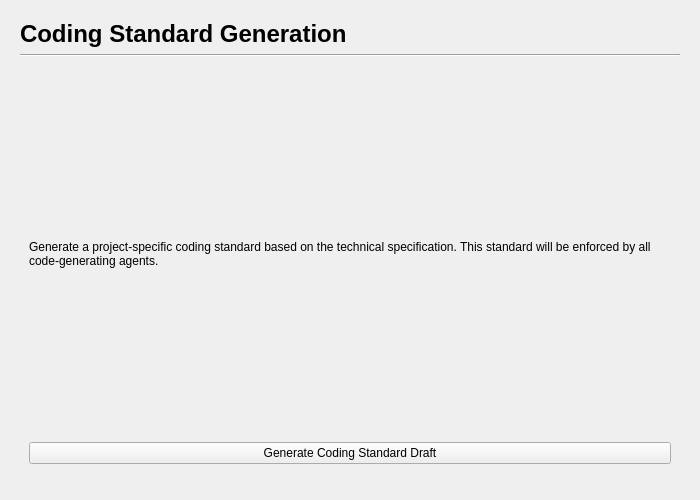
<?xml version="1.0" encoding="UTF-8"?>
<ui version="4.0">
 <class>CodingStandardPage</class>
 <widget class="QWidget" name="CodingStandardPage">
  <property name="geometry">
   <rect>
    <x>0</x>
    <y>0</y>
    <width>700</width>
    <height>500</height>
   </rect>
  </property>
  <property name="windowTitle">
   <string>Form</string>
  </property>
  <layout class="QVBoxLayout" name="verticalLayout">
   <property name="leftMargin">
    <number>20</number>
   </property>
   <property name="topMargin">
    <number>20</number>
   </property>
   <property name="rightMargin">
    <number>20</number>
   </property>
   <property name="bottomMargin">
    <number>20</number>
   </property>
   <item>
    <widget class="QLabel" name="headerLabel">
     <property name="text">
      <string>Coding Standard Generation</string>
     </property>
     <property name="styleSheet">
      <string notr="true">font-size: 18pt; font-weight: bold;</string>
     </property>
    </widget>
   </item>
   <item>
    <widget class="Line" name="line">
     <property name="orientation">
      <enum>Qt::Horizontal</enum>
     </property>
    </widget>
   </item>
   <item>
    <widget class="QStackedWidget" name="stackedWidget">
     <widget class="QWidget" name="generatePage">
      <layout class="QVBoxLayout" name="verticalLayout_2">
       <item>
        <widget class="QLabel" name="instructionLabel">
         <property name="text">
          <string>Generate a project-specific coding standard based on the technical specification. This standard will be enforced by all code-generating agents.</string>
         </property>
         <property name="wordWrap">
          <bool>true</bool>
         </property>
        </widget>
       </item>
       <item>
        <widget class="QPushButton" name="generateButton">
         <property name="text">
          <string>Generate Coding Standard Draft</string>
         </property>
        </widget>
       </item>
       <item>
        <spacer name="verticalSpacer">
         <property name="orientation">
          <enum>Qt::Vertical</enum>
         </property>
         <property name="sizeType">
          <enum>QSizePolicy::Expanding</enum>
         </property>
        </spacer>
       </item>
      </layout>
     </widget>
     <widget class="QWidget" name="reviewPage">
      <layout class="QVBoxLayout" name="verticalLayout_3">
       <item>
        <widget class="QLabel" name="reviewHeaderLabel">
         <property name="text">
          <string>Review Coding Standard</string>
         </property>
         <property name="styleSheet">
          <string notr="true">font-size: 14pt;</string>
         </property>
        </widget>
       </item>
       <item>
        <widget class="QTextEdit" name="standardTextEdit"/>
       </item>
       <item>
        <widget class="QLabel" name="feedbackLabel">
         <property name="text">
          <string>Provide feedback for refinement (optional):</string>
         </property>
        </widget>
       </item>
       <item>
        <widget class="QPlainTextEdit" name="feedbackTextEdit">
         <property name="maximumSize">
          <size>
           <width>16777215</width>
           <height>100</height>
          </size>
         </property>
        </widget>
       </item>
       <item>
        <layout class="QHBoxLayout" name="horizontalLayout">
         <item>
          <spacer name="horizontalSpacer">
           <property name="orientation">
            <enum>Qt::Horizontal</enum>
           </property>
           <property name="sizeHint" stdset="0">
            <size>
             <width>40</width>
             <height>20</height>
            </size>
           </property>
          </spacer>
         </item>
         <item>
          <widget class="QPushButton" name="refineButton">
           <property name="text">
            <string>Submit Feedback &amp; Refine</string>
           </property>
          </widget>
         </item>
         <item>
          <widget class="QPushButton" name="approveButton">
           <property name="text">
            <string>Approve Coding Standard</string>
           </property>
          </widget>
         </item>
        </layout>
       </item>
      </layout>
     </widget>
    </widget>
   </item>
  </layout>
 </widget>
 <resources/>
 <connections/>
</ui>
